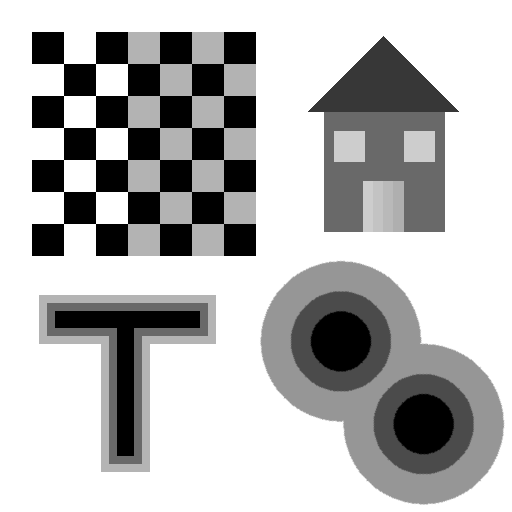
%> input picture lab1/data/edgetest_11.png, 512 x 512 px
$ octave lab1.m   (GNU Octave 9; MATLAB toolbox functions it lacks are replaced by stand-ins)
%> lines starting %> are read from the running program, lines starting %| are printed output that depends on the picture; in (x1, y1, x2, y2) boxes, pixels count from 0 and x2, y2 are one past the last pixel; in counts of white or black regions, pixels touching at a corner belong together; the program's own positions count from 1
### lab1/helper/EdgeDetect.m
function  D  = EdgeDetect( Im,sig,theta_edge,LaplacType )
% functin which finds the edges of the images Im after gaussian filtering
% with standard deviation sig, and threshold parameter theta_edge.
% Using LaplacType=0 results in linear apprach while a non-zero value
% results in using a non-linear approach

hsize = ceil(3*sig)*2+1;                  %computation of kernel length
Gs = fspecial('gaussian', hsize, sig);    %impulse response of gaussian
h = fspecial('log', hsize, sig);          %Laplacian of Gaussian
Is = imfilter(Im,Gs);                     %filtered with Gaussian kernel
SE = strel('diamond', 1);                 %morhological operator

if LaplacType==0
    L1 = imfilter(Im,h);                  %linear filtering
else
    Idil = imdilate(Is,SE);               %non-linear filtering
    Iero = imerode(Is,SE);
    L1 = Idil + Iero - 2*Is;
end

X=(L1>=0);                                %binary image
Xdil = imdilate(X,SE);                    %dilation
Xero = imerode(X,SE);                     %erosion
Y = Xdil-Xero;                            %find the perigram

[Gx,Gy]=gradient(Is);                     %gradient computation
G=Gx+Gy*1i;                               %for computing norm...
max_grad=max(abs(G(:)));                  %maximum gradient
Z = (abs(G)) > (theta_edge*max_grad);     %condition
D=(Z&Y);                                  %computation of edge matrix

end

### lab1/helper/markCorn.m
function  imgNcorns = markCorn(img,corners,mcolor,mradius)
% Put markers at the image 'img', at the corner points, defined from the
% binary image 'corners'.
% imgNcorns: the image 'img' with the markers
% mcolor: the color used for the markers (a 1-by-3 array describing the
% color in the RGB format)
% mradius: the radius of the corner markers (which are disks)
%
% Author: Anastasios Roussos, 28 Mar. 2008.

corners = imdilate(corners,strel('disk',mradius));

if size(img,3)==1 % grayscale image
    %create a "color" image, but with gray colors only:
    img_col = repmat(img,[1,1,3]);
else
    img_col = img;
end

imgNcorns = zeros(size(img_col));

for i=1:3
    %i=1: RED, i=2: GREEN, i=3: BLUE
    imgNcorns_chan = img_col(:,:,i); imgNcorns_chan(corners) = mcolor(i);
    imgNcorns(:,:,i) = imgNcorns_chan;
end

### lab1/lab1.m
clear; close all; clc;
addpath(genpath('./'));


%% ********************* PART 1 EDGE DETECTION ****************************

% ********* chose either J10 or J20 for different noise levels ************
I=imread('edgetest_11.png');        %read the image (try edgetest_13.png)
%> I is the input picture: size 512x512 uint8; min 0, max 255, mean 184.9
I=double(I)/255;                    %normalize values from 0 to 1
%> I: size 512x512 double
Imax=max(I(:));                     %compute the maximum value
%> Imax = 1
Imin=min(I(:));                     %compute the minimum value
%> Imin = 0
PSNR=10;                            %set PSNR=10dB
sigma=(Imax-Imin)/(10^(PSNR/20));   %compute optimal sigma
%> sigma = 0.316
var=sigma^2;                        %compute variance
%> var = 0.1
J10=imnoise(I,'gaussian',0,var);    %add noise
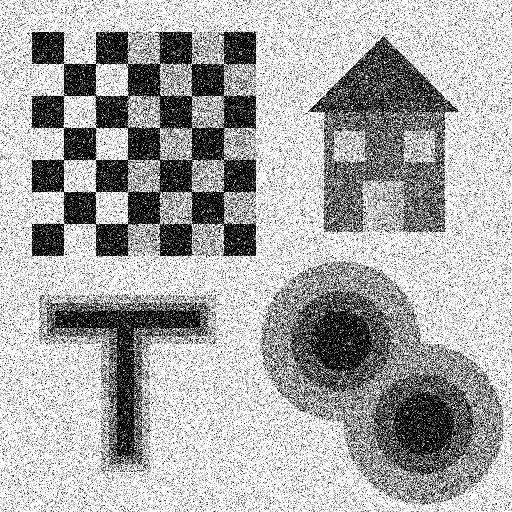
%> J10: size 512x512 double; min 0, max 1, mean 0.669
PSNR=20;                            %set PSNR=20dB
sigma=(Imax-Imin)/(10^(PSNR/20));   %compute sigma
%> sigma = 0.1
var=sigma^2;                        %compute variance
%> var = 0.01
J20=imnoise(I,'gaussian',0,var);    %add noise

figure;
set(gcf, 'Position', get(0, 'Screensize'));
subplot(1,3,1); imshow(I);   title('Default image without noise');
subplot(1,3,2); imshow(J10); title('Image with gaussian noise (PSNR=10dB)');
subplot(1,3,3); imshow(J20); title('image with gaussian noise (PSNR=20dB)');

%******************** parameters for EdgeDetect **************************
sigma=1.4;                      %standard deviation for EdgeDetecet
th_ed=0.16;                     %threshold levels
Lap=1;                          %linear laplacian for L=0 (else non-linear)
J=J20;                          %J10 for image with PSNR-10dB else J20
%*************************************************************************%

%************** edge detection with morphological operator ***************%
I=imread('edgetest_11.png');    %image to read
SE = strel('diamond', 1);       %morphological operator
Idil = imdilate(I,SE);          %dilation
Iero = imerode(I,SE);           %erosion
M = Idil-Iero;                  %difference between dilation and erosion
T=(M > th_ed);                  %true edge detection
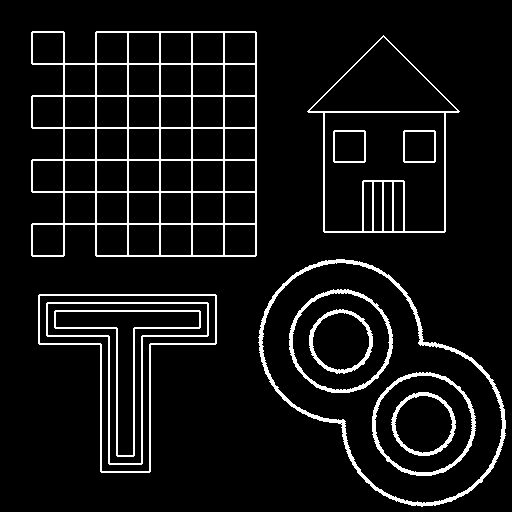
%> T: size 512x512 logical; 7.5% white in thin lines or dots, all inside (x1, y1, x2, y2) = (31, 31, 506, 507)
%*************************************************************************%

%*************** edge detection with laplace *****************************%
D = EdgeDetect(J,sigma,th_ed,Lap);  %EdgeDetection with laplacian
%> in EdgeDetect, `X=(L1>=0);`: X: size 512x512 logical; 46.4% white; 1505 white regions (1014 under 20 px), largest, box (x1, y1, x2, y2) and area: (32, 32, 256, 256) 21282, (261, 261, 504, 504) 16274, (308, 37, 459, 233) 10360
%> in EdgeDetect, `Xdil = imdilate(X,SE);`: Xdil: size 512x512 logical; 79.6% white; black in thin lines or dots
%> in EdgeDetect, `Xero = imerode(X,SE);`: Xero: size 512x512 logical; 14.8% white in thin lines or dots
%> in EdgeDetect, `Y = Xdil-Xero;`: Y: size 512x512 double; values 0 (black) and 1 (white), 64.8% white; black in thin lines or dots
%> in EdgeDetect, `[Gx,Gy]=gradient(Is);`:
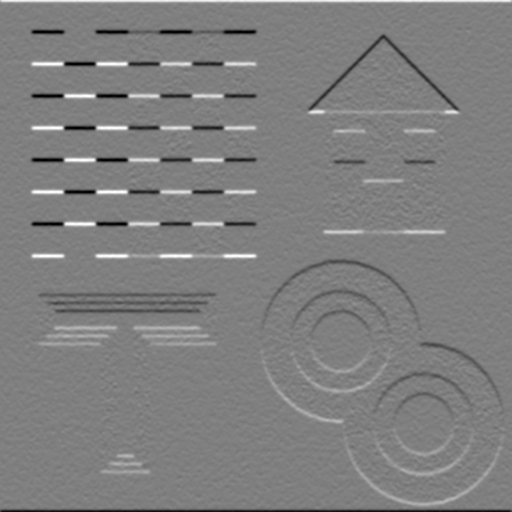
%> Gy: size 512x512 double; min -0.245, max 0.245, mean 2.37e-06; drawn with min black and max white
%> in EdgeDetect, `max_grad=max(abs(G(:)));`: max_grad = 0.247
%> in EdgeDetect, `Z = (abs(G)) > (theta_edge*max_grad);`: Z: size 512x512 logical; 16.1% white; 17 white regions (3 under 20 px), largest, box (x1, y1, x2, y2) and area: (29, 29, 259, 259) 17749, (0, 0, 512, 512) 6108, (306, 34, 461, 235) 3540
%> in EdgeDetect, `D=(Z&Y);`: D: size 512x512 logical; 7.7% white in thin lines or dots
Z=(D&T);                            %image of true positives
%> Z: size 512x512 logical; 6.1% white in thin lines or dots, all inside (x1, y1, x2, y2) = (31, 31, 505, 505)
PrDT=sum(Z(:))/sum(T(:));           %Pr(D|T)
%> PrDT = 0.805
PrTD=sum(Z(:))/sum(D(:));           %Pr(T|D)
%> PrTD = 0.786
C=(PrDT+PrTD)/2;                    %quality of edge detection
%> C = 0.795
%*************************************************************************%

%************************* show results ***********************************
figure;
set(gcf, 'Position', get(0, 'Screensize'));
subplot(1,2,1); imshow(T);
title('True Edges');
subplot(1,2,2); imshow(D);
title('Edge detection with Laplacian');
%**************************************************************************


%% ******************** PART 2 - CORNERS DETECTION ************************
pause(1.0); clear; clc;


%************************** initial image ********************************%
I = imread('blox.png');                   %read image (try conrers_13.png)
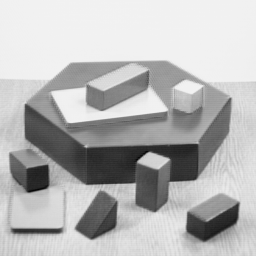
%> input picture lab1/data/blox.png, 256 x 256 px
%> I: size 256x256 uint8; min 0, max 236, mean 176.8
I = double(I);                            %convert to double
%> I: size 256x256 double
%*************************************************************************%

s=1.1;                                             %parameter sigma
p=1.8;                                             %parameter p
Gs = fspecial('gaussian', ceil(3*s)*2+1 ,s);       %Kernel Gs
Gp = fspecial('gaussian', ceil(3*p)*2+1 ,p);       %Kernel Gp
Is = imfilter(I,Gs,'symmetric');                   %filtered image Is
%> Is: size 256x256 double
[Dx,Dy] = gradient(Is);                            %calculate gradient
J1 = imfilter(Dx.*Dx,Gp);                          %calculate J1
J2 = imfilter(Dx.*Dy,Gp);                          %calculate J2
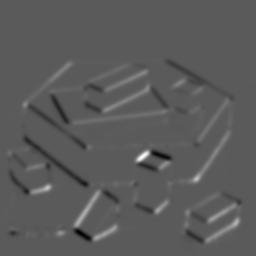
%> J2: size 256x256 double; min -366.8, max 666.8, mean 3.8; drawn with min black and max white
J3 = imfilter(Dy.*Dy,Gp);                          %calculate J3

lamda1=(1/2)*(J1+J3+((J1-J3).^2+4*(J2.^2)).^(1/2));   %lambda+ eigenvalue
lamda2=(1/2)*(J1+J3-((J1-J3).^2+4*(J2.^2)).^(1/2));   %lambda- eigenvalue

k = 0.03;                                       %parameter k
R = (lamda1.*lamda2)-k*((lamda2+lamda1).^2);    %"angularity" computation
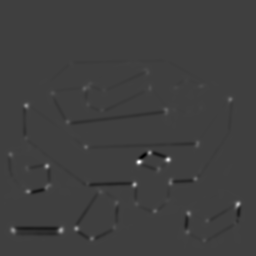
%> R: size 256x256 double; min -51986.4, max 155210.8, mean -141.1; drawn with min black and max white

th_corn = 0.009;                    %parameter th_corn
B_sq = strel('square',3);           %create a 3x3 window
Cond1 = ( R==imdilate(R,B_sq));     %first condition
%> Cond1: size 256x256 logical; 0.87% white in thin lines or dots
Rmax = max(R(:));                   %maximum value
%> Rmax = 155210.8
Cond2 = ( R > th_corn*Rmax);        %second condition
%> Cond2: size 256x256 logical; 3.5% white; 52 white regions (10 under 20 px), largest, box (x1, y1, x2, y2) and area: (162, 106, 177, 117) 98, (81, 81, 94, 93) 94, (232, 199, 243, 212) 88
Corners = (Cond1&Cond2);            %final image of corners
%> Corners: size 256x256 logical; 0.08% white in thin lines or dots, all inside (x1, y1, x2, y2) = (10, 63, 239, 241)

Ic = markCorn(I/255,Corners,[0,0,1],2);
%> in markCorn, `corners = imdilate(corners,strel('disk',mradius));`:
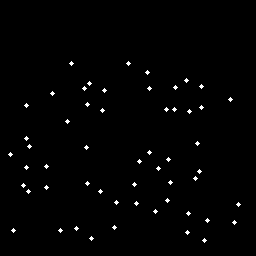
%> corners: size 256x256 logical; 1.1% white in thin lines or dots, all inside (x1, y1, x2, y2) = (8, 61, 241, 243)

% ************************** visualizations ******************************
figure;
set(gcf, 'Position', get(0, 'Screensize'));
subplot(2,3,1); imshow(I,[]); title('initial image')
subplot(2,3,2); imshow(lamda1,[]); title('\lambda +');
subplot(2,3,3); imshow(lamda2,[]); title('\lambda -');
subplot(2,3,4); imshow(R,[]); title('angularity matrix')
subplot(2,3,5); imshow(Corners); title('Corners')
subplot(2,3,6); imshow(Ic,[]); title('Corners Marked on Image')
%*************************************************************************
